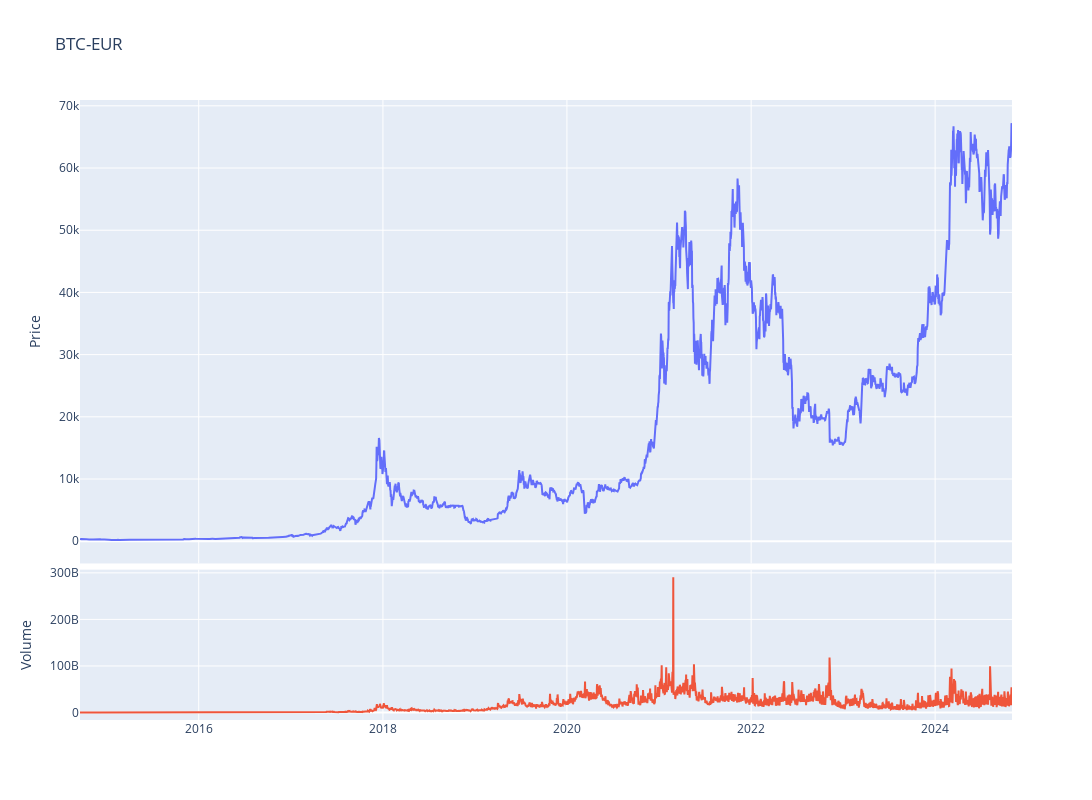

Notebook source saved alongside this figure:
### Code cell
fig = make_subplots(rows=4, cols=1,shared_xaxes=True,vertical_spacing=0.01,specs=[[{'rowspan':3,'colspan':1}],[None],[None],[{'rowspan':1,'colspan':1}]])

# Graph (1,1)
fig.add_trace(go.Scatter(x=stock_ticker.index,y=stock_ticker['Adj Close'],mode="lines",name=f"{ticker}"),row=1, col=1)
# Update xaxis properties
fig.update_yaxes(title_text="Price", row=1, col=1)

# Graph (4,1)
fig.add_trace(go.Scatter(x=stock_ticker.index,y=stock_ticker['Volume'],mode="lines",name='Volume'),row=4, col=1)
fig.update_yaxes(title_text="Volume", row=4, col=1)

fig.update_layout(height=800, width=1300,showlegend=False,title=f"{ticker}")

fig.show()

### Figure 1 — Plotly figure (JSON) as saved in the notebook; plotly's stock layout.template omitted (floating-point values rounded to 4 significant figures; data arrays with more than 128 entries replaced by an {"elided": "..."} marker saying what was removed)
{"data": [{"mode": "lines", "name": "BTC-EUR", "type": "scatter", "x": {"elided": "3699 str values"}, "xaxis": "x", "y": {"elided": "3699 float values"}, "yaxis": "y"}, {"mode": "lines", "name": "Volume", "type": "scatter", "x": {"elided": "3699 str values"}, "xaxis": "x2", "y": {"elided": "3699 int values"}, "yaxis": "y2"}], "layout": {"height": 800, "showlegend": false, "title": {"text": "BTC-EUR"}, "width": 1300, "xaxis": {"anchor": "y", "domain": [0, 1], "matches": "x2", "showticklabels": false}, "xaxis2": {"anchor": "y2", "domain": [0, 1]}, "yaxis": {"anchor": "x", "domain": [0.2525, 1], "title": {"text": "Price"}}, "yaxis2": {"anchor": "x2", "domain": [0, 0.2425], "title": {"text": "Volume"}}}}
